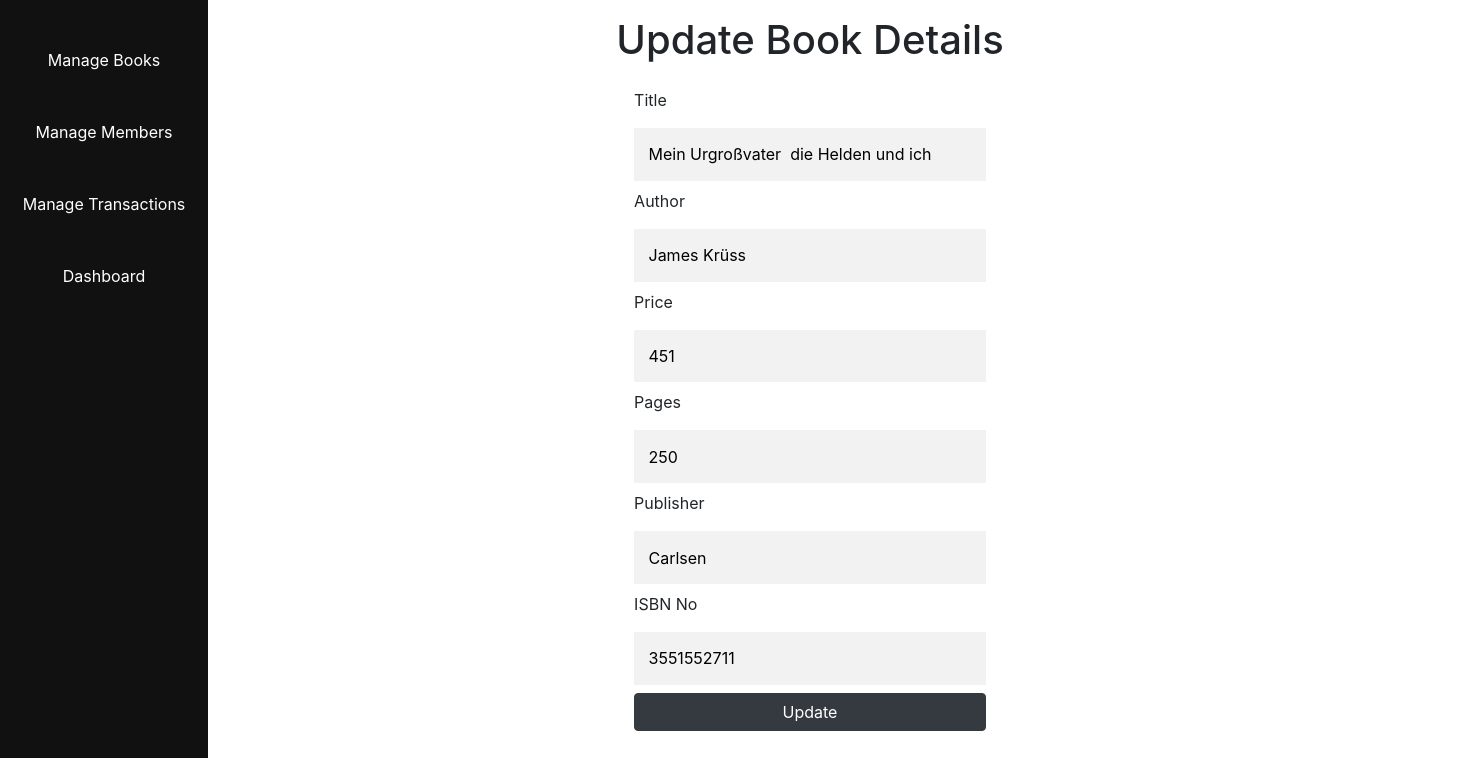
The app's page /book/update-book/12, older data.
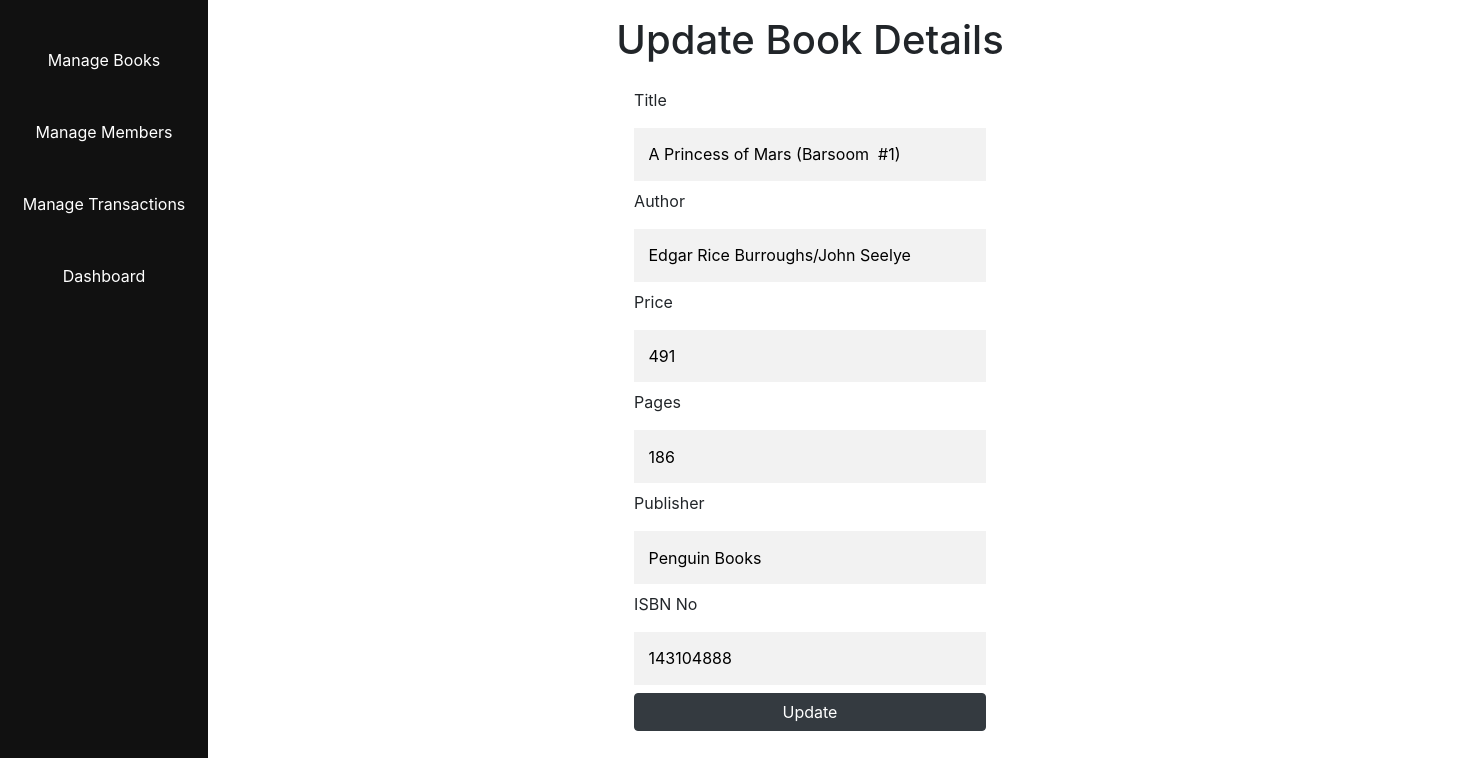
The same page, newer data.
### models.py (models this page shows)
class Book(db.Model):
    __tablename__ = 'books'
    id = db.Column(db.Integer, primary_key=True,autoincrement=True)
    title = db.Column(db.String(80), unique=True, nullable=False)
    author = db.Column(db.String(80),nullable=False)
    price = db.Column(db.Integer(),nullable=False)
    publisher = db.Column(db.String(80),nullable=False)
    pages = db.Column(db.Integer())
    isbn = db.Column(db.Integer(),nullable=False)

### views/bookmanager/BookManager.py (the view, shortened to what this page needs)
@bookmanager_bp.route('/update-book/<id>',methods=('GET','POST'))
def update_book(id):
    book = Book.query.get(id)
    if id and not request.form:
        return render_template("updatebook.html",book=book)

### views/bookmanager/templates/BookManager/updatebook.html (shortened to what this page needs)
{% extends 'base.html' %}
{% block content %}
<h1> Update Book Details</h1>
<div class="add-book-container">
<form method="post" action="{{ url_for('bookmanager_bp.update_book',id=book.id) }}" class="add-book-form">
    <div>
        <label>Title</label>
        <input type="text" id="title" name="title" value='{{ book.title}}' required/>
    </div>
    <div>
        <label>Author</label>
        <input type="text" id="author" name="author" value='{{ book.author}}' required/>
    </div>
    <div>
        <label>Price</label>
        <input type="number" id="price" name="price" min="1" max="1000" value='{{ book.price}}' required>
    </div>
    <div>
        <label>Pages</label>
        <input type="number" id="pages" name="pages" min="1" max="800" value='{{ book.pages}}' required>
    </div>
    <div>
        <label>Publisher</label>
        <input type="text" id="publisher" name="publisher" value='{{ book.publisher}}' />
    </div>
    <div>
        <label>ISBN No</label>
        <input type="number" id="isbn" name="isbn" min="10000000" max="99999999999" value='{{ book.isbn}}' required>
    </div>
    <button class="btn btn-dark" type="submit">Update</button>
</form>
</div>
{% endblock %}

Row changes from the older to the newer data that the page shows:
changed Book: title "Mein Urgroßvater die Helden und ich" → "A Princess of Mars (Barsoom #1)"; author "James Krüss" → "Edgar Rice Burroughs/John Seelye"; price "451" → "491"; pages "250" → "186"; publisher "Carlsen" → "Penguin Books"; isbn "3551552711" → "143104888"
